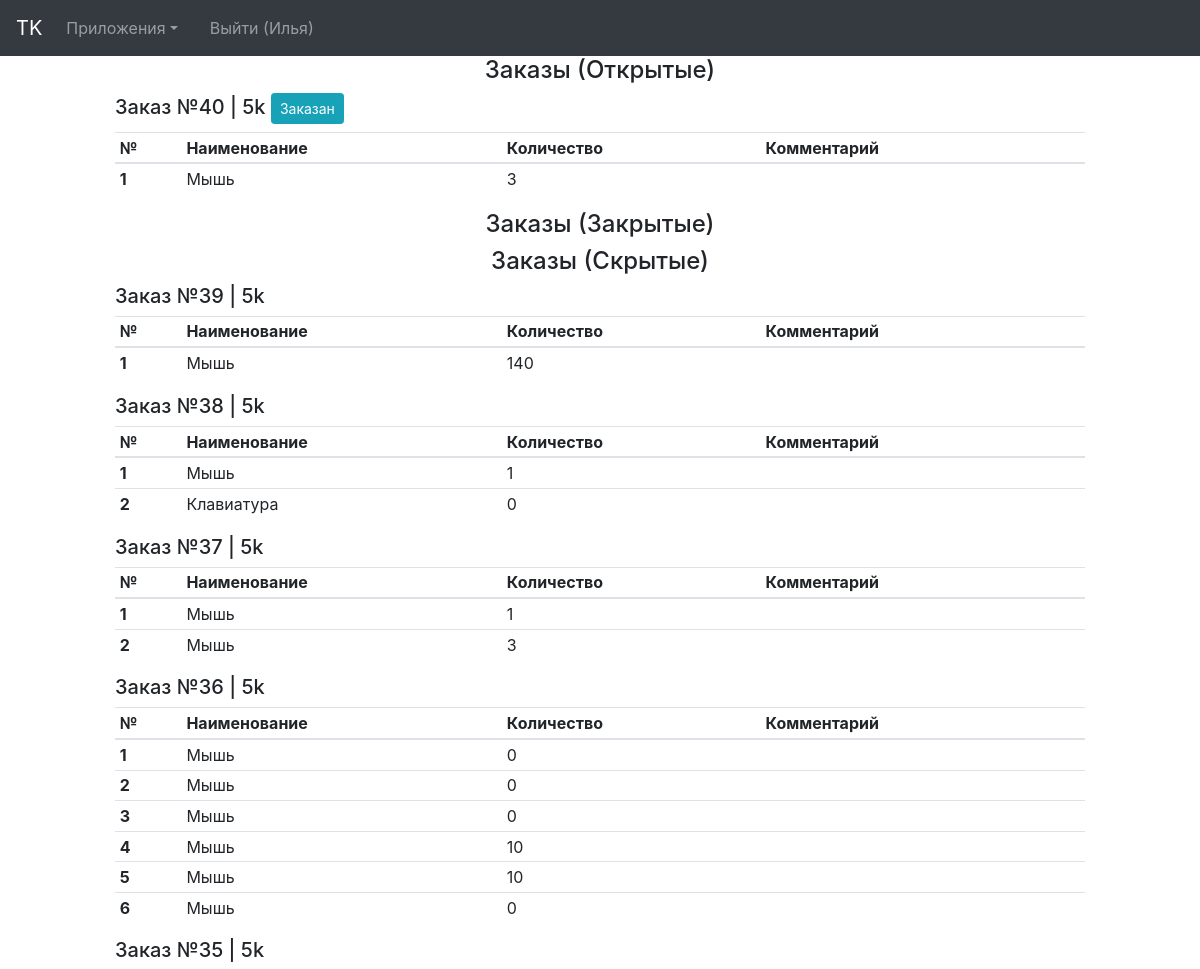
/zip/ (signed in, upper part), run on an earlier commit of the app's database.
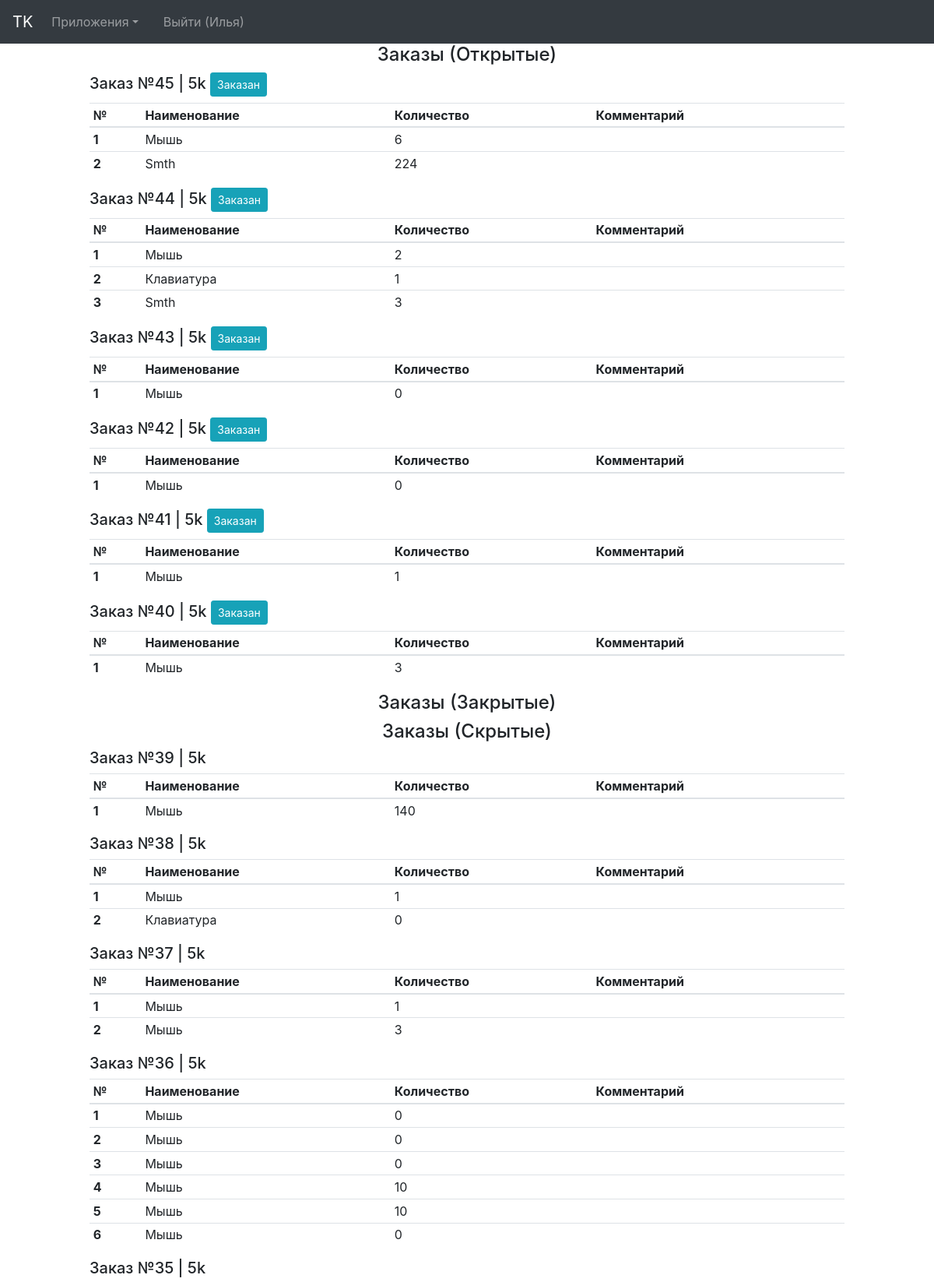
And on a later commit of the database.
### zip/models.py (models this page shows, shortened)
class ZipOrder(models.Model):
    author = models.ForeignKey(settings.AUTH_USER_MODEL, on_delete=models.CASCADE)
    order_temp = models.BooleanField(default=True)
    order_closed = models.BooleanField(default=False)
    order_hidden = models.BooleanField(default=False)
    date = models.DateTimeField(blank=True, editable=False, null=True)
    date_hidden = models.DateTimeField(blank=True, editable=False, null=True)
    date_closed = models.DateTimeField(blank=True, editable=False, null=True)
    def get_ziprecords(self):
        try:
            tmp = ZipRecord.objects.filter(order=self)
        except Exception:
            tmp = None
        return tmp
    def get_freeziprecords(self):
        try:
            tmp = FreeZipRecord.objects.filter(order=self)
        except Exception:
            tmp = None
        return tmp

class ZipRecord(models.Model):
    zip = models.ForeignKey(ZipNames, on_delete=models.CASCADE)
    amount = models.IntegerField(default=0)
    order = models.ForeignKey(ZipOrder, on_delete=models.CASCADE, default=0)
    comment = models.CharField(max_length=500, editable = True, blank=True)

class ZipNames(models.Model):
    name = models.CharField(max_length=300, editable = True)
    def __unicode__(self):
        return self.name

class FreeZipRecord(models.Model):
    zip = models.CharField(max_length=500, editable = True, blank=True)
    amount = models.IntegerField(default=0)
    order = models.ForeignKey(ZipOrder, on_delete=models.CASCADE, default=0)
    comment = models.CharField(max_length=500, editable = True, blank=True)

### zip/views.py (the view, shortened to what this page needs)
@login_required
def start(request):
    context = {}
    try:
        context['role'] = ZipUsers.objects.get(user=request.user.id).role
    except Exception:
        return HttpResponse("START. Критическая ошибка контроля ролей. Обратитесь к администратору")
    if context['role'] == 'controller':
        context['orders'] = ZipOrder.objects.filter(order_temp=False, order_closed=False, order_hidden=False).order_by("-date")
        context['orders_closed'] = ZipOrder.objects.filter(order_temp=False, order_closed=True, order_hidden=False).order_by("-date")
        context['orders_hidden'] = ZipOrder.objects.filter(order_temp=False, order_closed=True, order_hidden=True).order_by("-date")
    return render(request, 'zip/index.html', context)

### templates/zip/index.html (shortened to what this page needs)
{% extends 'base.html' %}
{% load static %}
{% load bootstrap4 %}
{% block content_controller %}
    <div class="container-fluid">
        <div class="row">
            <div class="col-xs-12 col-sm-6 col-md-8 col-lg-1">
            </div>
            <div class="col-xs-12 col-sm-6 col-md-8 col-lg-10">
                <h4>
                    <center>Заказы (Открытые)</center>
                </h4>
                {% for order in orders %}
                    <h5>Заказ №{{ order.id }} | {{ order.author }}
                        <a href="close_order/{{ order.id }}/">
                            <button type="button" class="btn btn-info btn-sm"
                                    onclick="return confirm('Заказ выполнен?');">
                                Заказан
                            </button>
                        </a>
                    </h5>
                    <table class="table  table-hover table-sm">
                        <thead>
                        <tr>
                            <th scope="col">№</th>
                            <th scope="col">Наименование</th>
                            <th scope="col">Количество</th>
                            <th scope="col">Комментарий</th>
                            <th scope="col"></th>
                        </tr>
                        </thead>
                        <tbody>
                        {% for o in order.get_ziprecords %}
                            <tr>
                                <th scope="row">{{ forloop.counter }}</th>
                                <td>{{ o.zip }}</td>
                                <td>{{ o.amount }}</td>
                                <td>{{ o.comment }}</td>
                                <td></a>
                                </td>
                            </tr>
                        {% endfor %}
                        {% for o in order.get_freeziprecords %}
                            <tr>
                                <th scope="row">{{ forloop.counter|add:order.get_ziprecords.count}}</th>
                                <td>{{ o.zip }}</td>
                                <td>{{ o.amount }}</td>
                                <td>{{ o.comment }}</td>
                                <td></a>
                                </td>
                            </tr>
                        {% endfor %}
                        </tbody>
                    </table>
                {% endfor %}
                <h4>
                    <center>Заказы (Закрытые)</center>
                </h4>
                <h4>
                    <center>Заказы (Скрытые)</center>
                </h4>
                {% for order in orders_hidden %}
                    <h5>Заказ №{{ order.id }} | {{ order.author }}
                    </h5>
                    <table class="table  table-hover table-sm">
                        <thead>
                        <tr>
                            <th scope="col">№</th>
                            <th scope="col">Наименование</th>
                            <th scope="col">Количество</th>
                            <th scope="col">Комментарий</th>
                            <th scope="col"></th>
                        </tr>
                        </thead>
                        <tbody>
                        {% for o in order.get_ziprecords %}
                            <tr>
                                <th scope="row">{{ forloop.counter }}</th>
                                <td>{{ o.zip }}</td>
                                <td>{{ o.amount }}</td>
                                <td>{{ o.comment }}</td>
                                <td></a>
                                </td>
                            </tr>
                        {% endfor %}
                        </tbody>
                    </table>
                {% endfor %}
            </div>
            <div class="col-xs-12 col-sm-6 col-md-8 col-lg-1"></div>
        </div>
    </div>
{% endblock %}

What changed in the data, as far as the page shows it:
added ZipOrder: id "45", author "5k", shown under "Заказы (Открытые)"
added ZipRecord: zip "Мышь", amount "6", shown under "45"
added FreeZipRecord: zip "Smth", amount "224", shown under "45"
added ZipOrder: id "44", author "5k", shown under "Заказы (Открытые)"
added ZipRecord: zip "Мышь", amount "2", shown under "44"
added ZipRecord: zip "Клавиатура", amount "1", shown under "44"
added FreeZipRecord: zip "Smth", amount "3", shown under "44"
added ZipOrder: id "43", author "5k", shown under "Заказы (Открытые)"
added ZipRecord: zip "Мышь", amount "0", shown under "43"
added ZipOrder: id "42", author "5k", shown under "Заказы (Открытые)"
added ZipRecord: zip "Мышь", amount "0", shown under "42"
now on this page (row edited): ZipOrder: id "41", author "5k", shown under "Заказы (Открытые)"
added ZipRecord: zip "Мышь", amount "1", shown under "41"
